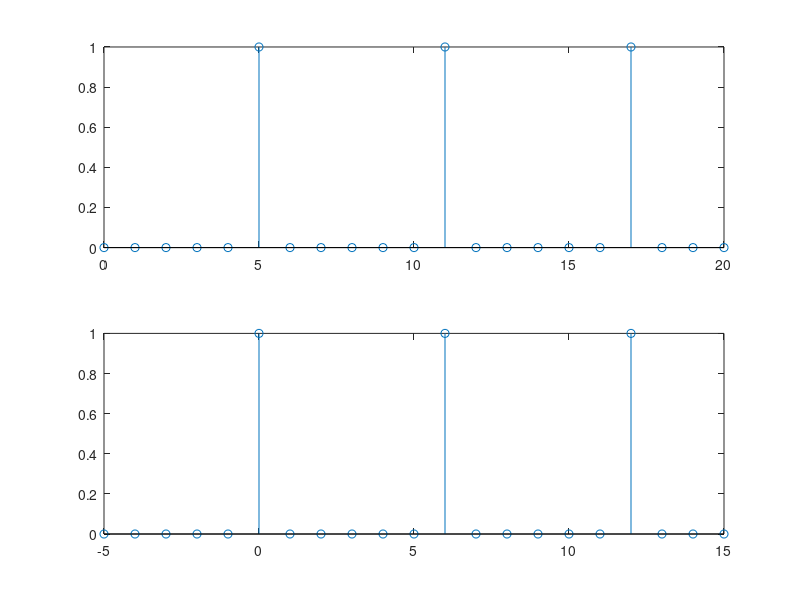
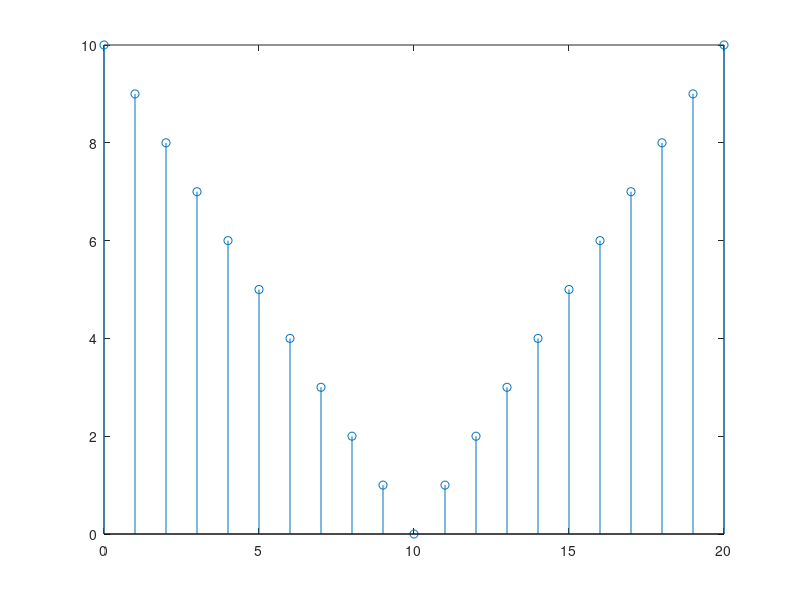
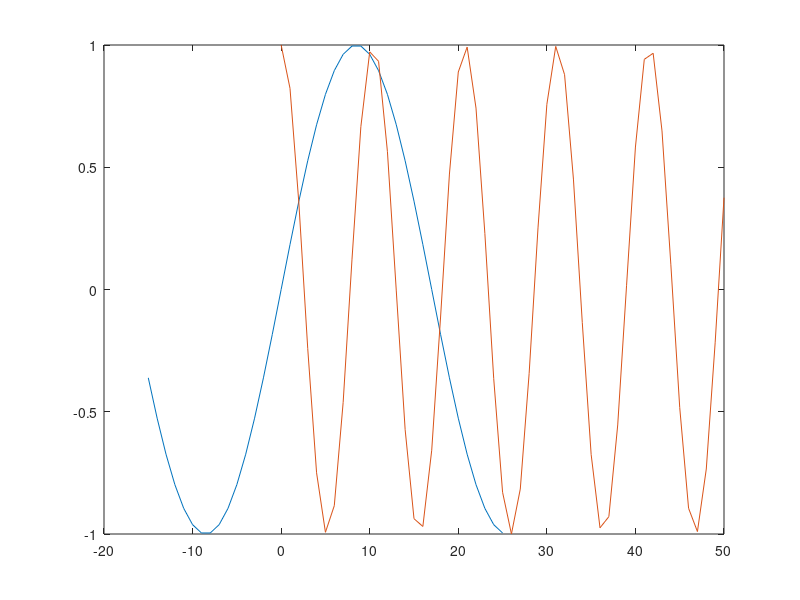
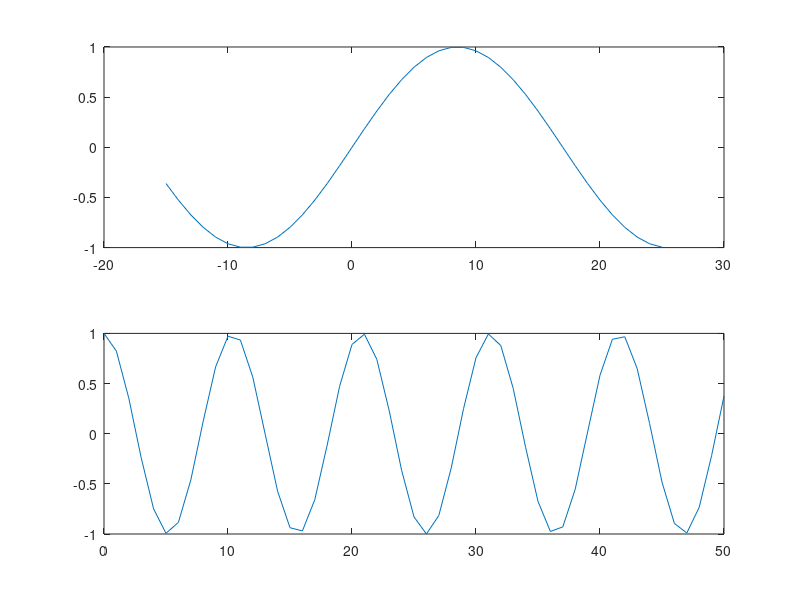

Reproduce these figures in MATLAB, in order.
v=zeros(1,21);
v(6)=1;
v(12)=1;
v(18)=1;
n=0:20;
m=-5:15;
%reprezentam grafic vectorul z in functie de n si m folosind functia
%subplot
figure(1)
subplot(2,1,1)
stem(n,v)
subplot(2,1,2)
stem(m,v)
%reprezentam grafic vectorul t in functie de n
figure(2)
t=abs(10-n);
stem(n,t)
%reprezint grafic vectorul x1 si x2 in functi de n si m, in acelasi sistem de
%coordonate
figure(3)
n=-15:25;
x1=sin(pi/17*n);
m=0:50;
x2=cos(pi/sqrt(27)*m);
plot(n,x1,m,x2)
%reprezint grafic vectorul x1 si x2, folosind functia subplot
figure(4)
subplot(2,1,1)
plot(n,x1)
subplot(2,1,2)
plot(m,x2)
figure(5)
%reprezint grafic vectorul x1 si x2,folosind functia subplot si stem
subplot(2,1,1)
stem(n,x1)
subplot(2,1,2)
stem(m,x2)
figure(6)
stem(n,x1)
hold on
stem(m,x2)
%am reprezentat vectorii in acelasi grafic cu functia stem


